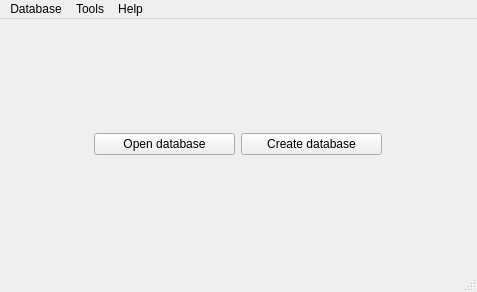
<?xml version="1.0" encoding="UTF-8"?>
<ui version="4.0">
 <class>MainWindow</class>
 <widget class="QMainWindow" name="MainWindow">
  <property name="geometry">
   <rect>
    <x>0</x>
    <y>0</y>
    <width>477</width>
    <height>292</height>
   </rect>
  </property>
  <property name="windowTitle">
   <string>MainWindow</string>
  </property>
  <widget class="QWidget" name="centralwidget">
   <layout class="QVBoxLayout" name="verticalLayout">
    <item>
     <widget class="QWidget" name="horizontalWidget" native="true">
      <property name="sizePolicy">
       <sizepolicy hsizetype="Preferred" vsizetype="Preferred">
        <horstretch>0</horstretch>
        <verstretch>0</verstretch>
       </sizepolicy>
      </property>
      <layout class="QHBoxLayout" name="horizontalLayout">
       <property name="sizeConstraint">
        <enum>QLayout::SetDefaultConstraint</enum>
       </property>
       <item>
        <widget class="QWidget" name="horizontalWidget" native="true">
         <property name="sizePolicy">
          <sizepolicy hsizetype="Preferred" vsizetype="Preferred">
           <horstretch>0</horstretch>
           <verstretch>0</verstretch>
          </sizepolicy>
         </property>
         <property name="maximumSize">
          <size>
           <width>306</width>
           <height>16777215</height>
          </size>
         </property>
         <layout class="QHBoxLayout" name="horizontalLayout_2">
          <item>
           <widget class="QPushButton" name="pushButton_2">
            <property name="maximumSize">
             <size>
              <width>150</width>
              <height>16777215</height>
             </size>
            </property>
            <property name="text">
             <string>Open database</string>
            </property>
           </widget>
          </item>
          <item>
           <widget class="QPushButton" name="pushButton">
            <property name="sizePolicy">
             <sizepolicy hsizetype="Preferred" vsizetype="Fixed">
              <horstretch>0</horstretch>
              <verstretch>0</verstretch>
             </sizepolicy>
            </property>
            <property name="maximumSize">
             <size>
              <width>150</width>
              <height>16777215</height>
             </size>
            </property>
            <property name="text">
             <string>Create database</string>
            </property>
           </widget>
          </item>
         </layout>
        </widget>
       </item>
      </layout>
     </widget>
    </item>
   </layout>
  </widget>
  <widget class="QMenuBar" name="menubar">
   <property name="geometry">
    <rect>
     <x>0</x>
     <y>0</y>
     <width>477</width>
     <height>18</height>
    </rect>
   </property>
   <widget class="QMenu" name="menuDatabase">
    <property name="title">
     <string>Database</string>
    </property>
    <addaction name="action_new_db"/>
    <addaction name="action_open_db"/>
   </widget>
   <widget class="QMenu" name="menuTools">
    <property name="title">
     <string>Tools</string>
    </property>
    <addaction name="action_settings"/>
   </widget>
   <widget class="QMenu" name="menuHelp">
    <property name="title">
     <string>Help</string>
    </property>
    <addaction name="action_about"/>
   </widget>
   <addaction name="menuDatabase"/>
   <addaction name="menuTools"/>
   <addaction name="menuHelp"/>
  </widget>
  <widget class="QStatusBar" name="statusbar"/>
  <action name="action_new_db">
   <property name="text">
    <string>New database...</string>
   </property>
  </action>
  <action name="action_open_db">
   <property name="text">
    <string>Open a database...</string>
   </property>
  </action>
  <action name="action_about">
   <property name="text">
    <string>About</string>
   </property>
  </action>
  <action name="action_settings">
   <property name="text">
    <string>Settings</string>
   </property>
  </action>
 </widget>
 <resources/>
 <connections/>
</ui>
